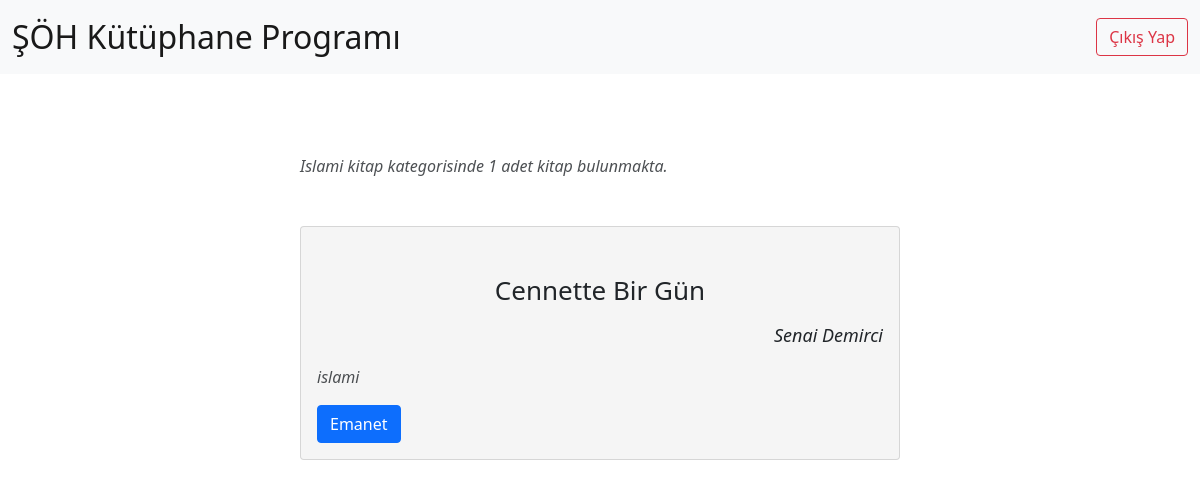
The page /book/category/islami/ (signed in) on the database its author committed.
### kitap/models.py (models this page shows, shortened)
class Book(models.Model):
  tags = [
    ("islami","İslami"),
    ("felsefe","Felsefe"),
    ("tarih","Tarih"),
    ("biyografi","Biyografi"),
    ("deneme","Deneme"),
    ("edebiyat", "Edebiyat"),
    ("yabancı dil", "Yabancı Dil"),
    ("fen bilimleri", "Fen bilimleri"),
    ("roman", "Roman"),
    ("din", "Din"),
  ]
  book_name = models.CharField(verbose_name="Kitabın Adı (Sorumlu kisi doldurmalı)", max_length=100, blank=False)
  book_writer = models.CharField(verbose_name="Kitabın Yazarı (Sorumlu kisi doldurmalı)", max_length=100, blank=False)
  book_date = models.DateField(verbose_name="Kitabın Yayınlanma Tarihi (Sorumlu kisi doldurmalı)", blank=True, null=True)
  book_tag = models.CharField(verbose_name="Kitabın Kategorisi (Sorumlu kişi doldurmalı", max_length=20, choices=tags, null=True, blank=True)
  alan_og = models.CharField(verbose_name="Kitabı Alan Ogrenci (Program Kendi dolduracak)", max_length=150, blank=True, null=True)
  alis_tar = models.DateField(verbose_name="Kitabın Verilme Tarihi (Program Kendi dolduracak)", blank=True, null=True)
  teslim_tar = models.DateField(verbose_name="Kitabın Teslim Tarihi (Program Kendi dolduracak)", blank=True, null=True)
  alan_ogrenciler_json = jsonfield.JSONField(verbose_name="Kitabı daha önce ödünç almış öğrenciler (Program Kendi dolduracak)", null=True, blank=True)

### kitap/views.py (the view)
# urls.py: path('category/<str:tag>/', views.book_category, name="category"),
def book_category(req, tag):
  if req.user.is_authenticated:
    books = Book.objects.filter(book_tag=tag)
    return render(req, "book_tag.html", context={"books": books, "tag": tag})

### templates/book_tag.html (shortened to what this page needs)
{% extends 'base.html' %}
{% block body %}
{% if books %}
<div id="books" style="margin-bottom: 10rem;">
  <p style="width: 50%; margin: 5rem auto 3rem auto; font-style: italic; opacity: 0.8;">{{ tag|lower|title }} kitap kategorisinde {{ books|length }} adet kitap bulunmakta.</p>
  {% for book in books %}
  <div class="card" style="width: 50%; margin: 2rem auto; background-color: #f5f5f5;">
      <div class="card-body">
        <h5 class="card-title" style="text-align: center; font-size: 26px; margin: 2rem 0 1rem 0;">{{ book.book_name|lower|title }}</h5>
        <p style="margin-bottom: 1rem;"><p class="card-text" style="text-align: right; font-size: 18px; font-style: italic;">{{ book.book_writer|lower|title }}</p>
        <p class="card-text" style="text-align: left; font-size: 16px; font-style: italic; opacity: 0.8;">{{ book.book_tag }}</p></p>
        {% if book.alan_og %}
          <a href="{% url 'book_info' id=book.id %}" type="submit" class="btn btn-success">Teslim<a/>
        {% else %}
          <a href="{% url 'book_info' id=book.id %}" type="submit" class="btn btn-primary">Emanet<a/>
        {% endif %}
      </div>
  </div>
  {% endfor %}
</div>
{% else %}
<div style="width: 60%; margin: 5rem auto; text-align: center; font-size: 20px;" class="alert alert-warning" role="alert">
  <b>{{ tag|lower|title }} kategorisinde hiç kitap bulunmuyor.</b>
</div>
{% endif %}
{% endblock body %}

### rows shown on the page
Book: book_tag "Islami", book_name "Cennette Bir Gün", book_writer "Senai Demirci", book_tag "islami", shows "Emanet"

### other values the page prints
{{ books|length }} "1"
